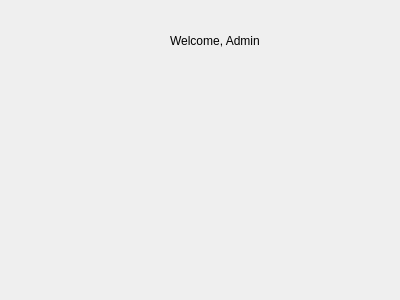
<?xml version="1.0" encoding="UTF-8"?>
<ui version="4.0">
 <class>Admin</class>
 <widget class="QDialog" name="Admin">
  <property name="geometry">
   <rect>
    <x>0</x>
    <y>0</y>
    <width>400</width>
    <height>300</height>
   </rect>
  </property>
  <property name="windowTitle">
   <string>Dialog</string>
  </property>
  <widget class="QLabel" name="adminPanel">
   <property name="geometry">
    <rect>
     <x>170</x>
     <y>20</y>
     <width>121</width>
     <height>41</height>
    </rect>
   </property>
   <property name="text">
    <string>Welcome, Admin</string>
   </property>
  </widget>
 </widget>
 <resources/>
 <connections/>
</ui>
